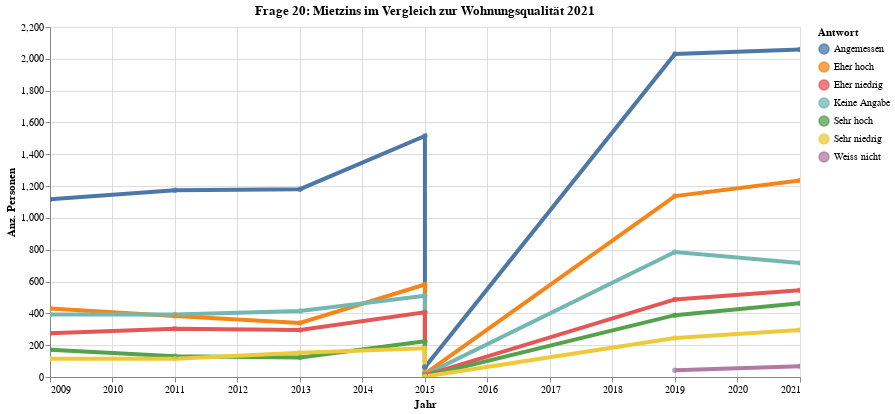

Notebook code for this chart:
### Code cell
myTitle="Frage 20: Mietzins im Vergleich zur Wohnungsqualität 2021 "

highlight = alt.selection(type='single', on='mouseover',
                          fields=['A3009aa01'], nearest=True)
#x='date:StichtagDatJahr',
base = alt.Chart(myAgg.reset_index().query('sum_sgewicht>0'), title=myTitle).encode(
    x=alt.X('Jahr', axis=alt.Axis(title='Jahr'))# , axis=alt.Axis(format='%', title='percentage')
    , y=alt.X('sum_sgewicht', axis=alt.Axis(title='Anz. Personen'))
    , color=alt.Color('A3009aa01', legend=alt.Legend(title="Antwort", orient="right"))  
    ,tooltip=['Jahr', 'A3009aa01','sum_sgewicht']    
)
points = base.mark_circle().encode(
    opacity=alt.value(0.75)
).add_selection(
    highlight
).properties(
    width=750 , height=350
)
lines = base.mark_line().encode(
    size=alt.condition(~highlight, alt.value(0.5), alt.value(4))
).interactive()

lines + points

### Figure 1 — Vega-Lite specification as saved in the notebook (floating-point values rounded to 4 significant figures)
{"config": {"view": {"continuousWidth": 400, "continuousHeight": 300}}, "layer": [{"mark": "line", "encoding": {"color": {"type": "nominal", "field": "A3009aa01", "legend": {"orient": "right", "title": "Antwort"}}, "size": {"condition": {"value": 0.5, "selection": {"not": "selector001"}}, "value": 4}, "tooltip": [{"type": "temporal", "field": "Jahr"}, {"type": "nominal", "field": "A3009aa01"}, {"type": "quantitative", "field": "sum_sgewicht"}], "x": {"type": "temporal", "axis": {"title": "Jahr"}, "field": "Jahr"}, "y": {"type": "quantitative", "axis": {"title": "Anz. Personen"}, "field": "sum_sgewicht"}}, "selection": {"selector002": {"type": "interval", "bind": "scales", "encodings": ["x", "y"]}}, "title": "Frage 20: Mietzins im Vergleich zur Wohnungsqualität 2021 "}, {"mark": "circle", "encoding": {"color": {"type": "nominal", "field": "A3009aa01", "legend": {"orient": "right", "title": "Antwort"}}, "opacity": {"value": 0.75}, "tooltip": [{"type": "temporal", "field": "Jahr"}, {"type": "nominal", "field": "A3009aa01"}, {"type": "quantitative", "field": "sum_sgewicht"}], "x": {"type": "temporal", "axis": {"title": "Jahr"}, "field": "Jahr"}, "y": {"type": "quantitative", "axis": {"title": "Anz. Personen"}, "field": "sum_sgewicht"}}, "height": 350, "selection": {"selector001": {"type": "single", "on": "mouseover", "fields": ["A3009aa01"], "nearest": true}}, "title": "Frage 20: Mietzins im Vergleich zur Wohnungsqualität 2021 ", "width": 750}], "data": {"name": "data-7ef5c13a857b9753e2e99b1b627105c9"}, "$schema": "https://vega.github.io/schema/vega-lite/v4.8.1.json", "datasets": {"data-7ef5c13a857b9753e2e99b1b627105c9": [{"Jahr": "2021-01-01T00:00:00", "A3009aa01": "Angemessen", "fbversion": "Keine Angabe", "sum_sgewicht": 2059.0}, {"Jahr": "2019-01-01T00:00:00", "A3009aa01": "Angemessen", "fbversion": "Keine Angabe", "sum_sgewicht": 2030.0}, {"Jahr": "2015-01-01T00:00:00", "A3009aa01": "Angemessen", "fbversion": "Keine Angabe", "sum_sgewicht": 1515.0}, {"Jahr": "2021-01-01T00:00:00", "A3009aa01": "Eher hoch", "fbversion": "Keine Angabe", "sum_sgewicht": 1235.0}, {"Jahr": "2013-01-01T00:00:00", "A3009aa01": "Angemessen", "fbversion": "Keine Angabe", "sum_sgewicht": 1181.0}, {"Jahr": "2011-01-01T00:00:00", "A3009aa01": "Angemessen", "fbversion": "Keine Angabe", "sum_sgewicht": 1173.0}, {"Jahr": "2019-01-01T00:00:00", "A3009aa01": "Eher hoch", "fbversion": "Keine Angabe", "sum_sgewicht": 1137.0}, {"Jahr": "2009-01-01T00:00:00", "A3009aa01": "Angemessen", "fbversion": "Keine Angabe", "sum_sgewicht": 1116.0}, {"Jahr": "2019-01-01T00:00:00", "A3009aa01": "Keine Angabe", "fbversion": "Keine Angabe", "sum_sgewicht": 785.6}, {"Jahr": "2021-01-01T00:00:00", "A3009aa01": "Keine Angabe", "fbversion": "Keine Angabe", "sum_sgewicht": 716.0}, {"Jahr": "2015-01-01T00:00:00", "A3009aa01": "Eher hoch", "fbversion": "Keine Angabe", "sum_sgewicht": 581.1}, {"Jahr": "2021-01-01T00:00:00", "A3009aa01": "Eher niedrig", "fbversion": "Keine Angabe", "sum_sgewicht": 545.2}, {"Jahr": "2015-01-01T00:00:00", "A3009aa01": "Keine Angabe", "fbversion": "Keine Angabe", "sum_sgewicht": 511.3}, {"Jahr": "2019-01-01T00:00:00", "A3009aa01": "Eher niedrig", "fbversion": "Keine Angabe", "sum_sgewicht": 487.8}, {"Jahr": "2021-01-01T00:00:00", "A3009aa01": "Sehr hoch", "fbversion": "Keine Angabe", "sum_sgewicht": 463.2}, {"Jahr": "2009-01-01T00:00:00", "A3009aa01": "Eher hoch", "fbversion": "Keine Angabe", "sum_sgewicht": 430.7}, {"Jahr": "2013-01-01T00:00:00", "A3009aa01": "Keine Angabe", "fbversion": "Keine Angabe", "sum_sgewicht": 414.9}, {"Jahr": "2015-01-01T00:00:00", "A3009aa01": "Eher niedrig", "fbversion": "Keine Angabe", "sum_sgewicht": 407.1}, {"Jahr": "2011-01-01T00:00:00", "A3009aa01": "Keine Angabe", "fbversion": "Keine Angabe", "sum_sgewicht": 393.6}, {"Jahr": "2009-01-01T00:00:00", "A3009aa01": "Keine Angabe", "fbversion": "Keine Angabe", "sum_sgewicht": 392.2}, {"Jahr": "2019-01-01T00:00:00", "A3009aa01": "Sehr hoch", "fbversion": "Keine Angabe", "sum_sgewicht": 388.8}, {"Jahr": "2011-01-01T00:00:00", "A3009aa01": "Eher hoch", "fbversion": "Keine Angabe", "sum_sgewicht": 384.2}, {"Jahr": "2013-01-01T00:00:00", "A3009aa01": "Eher hoch", "fbversion": "Keine Angabe", "sum_sgewicht": 339.3}, {"Jahr": "2011-01-01T00:00:00", "A3009aa01": "Eher niedrig", "fbversion": "Keine Angabe", "sum_sgewicht": 303.6}, {"Jahr": "2013-01-01T00:00:00", "A3009aa01": "Eher niedrig", "fbversion": "Keine Angabe", "sum_sgewicht": 295.4}, {"Jahr": "2021-01-01T00:00:00", "A3009aa01": "Sehr niedrig", "fbversion": "Keine Angabe", "sum_sgewicht": 295.1}, {"Jahr": "2009-01-01T00:00:00", "A3009aa01": "Eher niedrig", "fbversion": "Keine Angabe", "sum_sgewicht": 275.3}, {"Jahr": "2019-01-01T00:00:00", "A3009aa01": "Sehr niedrig", "fbversion": "Keine Angabe", "sum_sgewicht": 245.2}, {"Jahr": "2015-01-01T00:00:00", "A3009aa01": "Sehr hoch", "fbversion": "Keine Angabe", "sum_sgewicht": 224.4}, {"Jahr": "2015-01-01T00:00:00", "A3009aa01": "Sehr niedrig", "fbversion": "Keine Angabe", "sum_sgewicht": 180.2}, {"Jahr": "2009-01-01T00:00:00", "A3009aa01": "Sehr hoch", "fbversion": "Keine Angabe", "sum_sgewicht": 171.3}, {"Jahr": "2013-01-01T00:00:00", "A3009aa01": "Sehr niedrig", "fbversion": "Keine Angabe", "sum_sgewicht": 152.8}, {"Jahr": "2011-01-01T00:00:00", "A3009aa01": "Sehr hoch", "fbversion": "Keine Angabe", "sum_sgewicht": 130.4}, {"Jahr": "2013-01-01T00:00:00", "A3009aa01": "Sehr hoch", "fbversion": "Keine Angabe", "sum_sgewicht": 121.9}, {"Jahr": "2009-01-01T00:00:00", "A3009aa01": "Sehr niedrig", "fbversion": "Keine Angabe", "sum_sgewicht": 115.1}, {"Jahr": "2011-01-01T00:00:00", "A3009aa01": "Sehr niedrig", "fbversion": "Keine Angabe", "sum_sgewicht": 114.7}, {"Jahr": "2021-01-01T00:00:00", "A3009aa01": "Weiss nicht", "fbversion": "Keine Angabe", "sum_sgewicht": 68.07}, {"Jahr": "2015-01-01T00:00:00", "A3009aa01": "Angemessen", "fbversion": "V2", "sum_sgewicht": 63.6}, {"Jahr": "2015-01-01T00:00:00", "A3009aa01": "Angemessen", "fbversion": "V1", "sum_sgewicht": 60.96}, {"Jahr": "2019-01-01T00:00:00", "A3009aa01": "Weiss nicht", "fbversion": "Keine Angabe", "sum_sgewicht": 42.4}, {"Jahr": "2015-01-01T00:00:00", "A3009aa01": "Eher hoch", "fbversion": "V1", "sum_sgewicht": 27.55}, {"Jahr": "2015-01-01T00:00:00", "A3009aa01": "Eher hoch", "fbversion": "V2", "sum_sgewicht": 19.65}, {"Jahr": "2015-01-01T00:00:00", "A3009aa01": "Keine Angabe", "fbversion": "V1", "sum_sgewicht": 18.78}, {"Jahr": "2015-01-01T00:00:00", "A3009aa01": "Eher niedrig", "fbversion": "V1", "sum_sgewicht": 14.86}, {"Jahr": "2015-01-01T00:00:00", "A3009aa01": "Keine Angabe", "fbversion": "V2", "sum_sgewicht": 13.57}, {"Jahr": "2015-01-01T00:00:00", "A3009aa01": "Sehr hoch", "fbversion": "V1", "sum_sgewicht": 13.04}, {"Jahr": "2015-01-01T00:00:00", "A3009aa01": "Eher niedrig", "fbversion": "V2", "sum_sgewicht": 10.18}, {"Jahr": "2015-01-01T00:00:00", "A3009aa01": "Sehr hoch", "fbversion": "V2", "sum_sgewicht": 5.03}, {"Jahr": "2015-01-01T00:00:00", "A3009aa01": "Sehr niedrig", "fbversion": "V2", "sum_sgewicht": 3.207}, {"Jahr": "2015-01-01T00:00:00", "A3009aa01": "Sehr niedrig", "fbversion": "V1", "sum_sgewicht": 2.791}]}}
